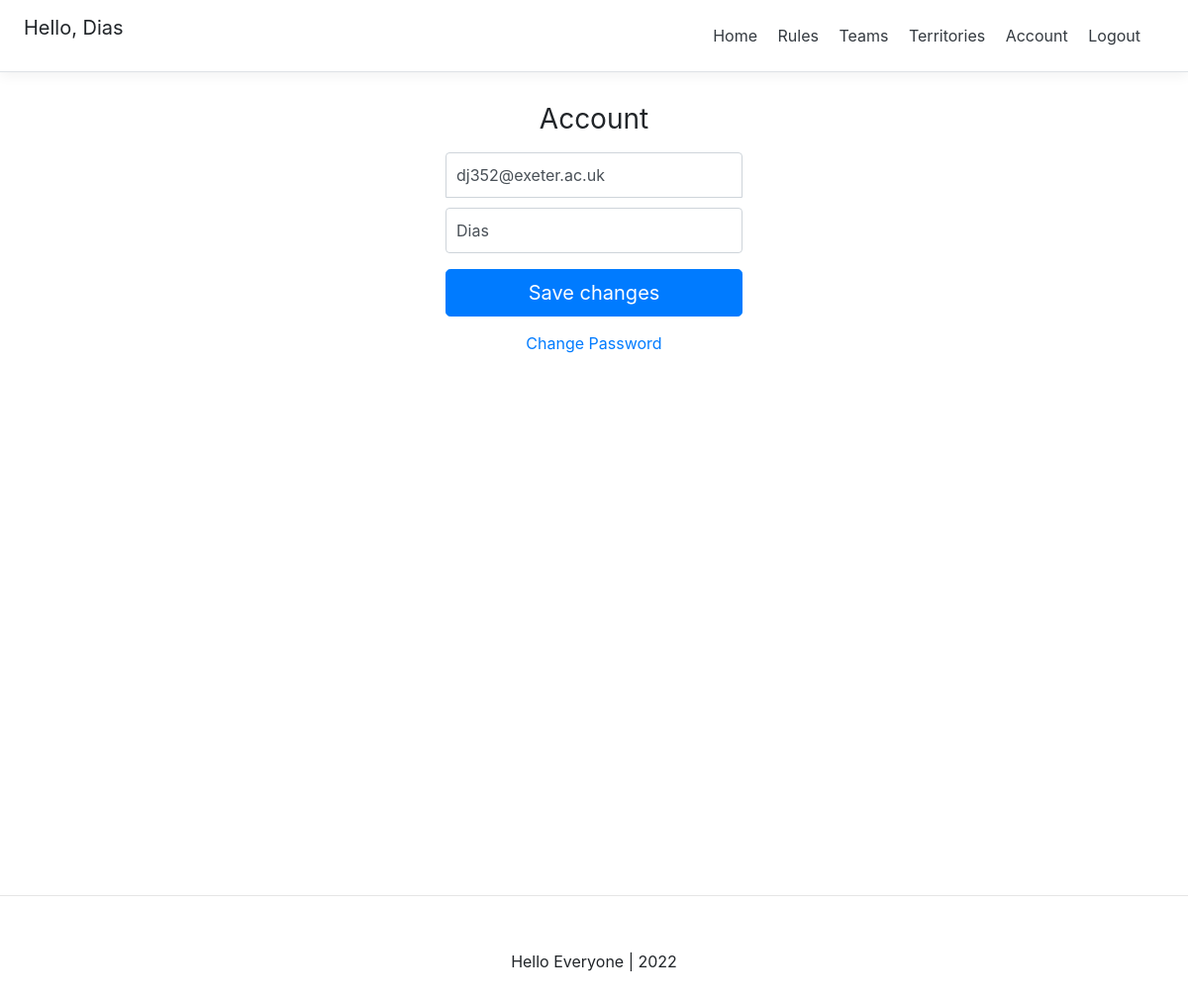
The app's page /account/ (signed in) with its own data.
### account/models.py (models this page shows, shortened)
class Account(AbstractBaseUser):
    email                   = models.EmailField(verbose_name="email", max_length=60, unique=True, validators=[validate_email])
    username                = models.CharField(max_length=30, unique=True)
    is_gameKeeper           = models.BooleanField(default=False)
    date_joined             = models.DateTimeField(verbose_name='date joined', auto_now_add=True)
    last_login              = models.DateTimeField(verbose_name='last login', auto_now_add=True)
    is_admin                = models.BooleanField(default=False)
    is_active               = models.BooleanField(default=True)
    is_staff                = models.BooleanField(default=False)
    is_superuser            = models.BooleanField(default=False)
    latitude 				= models.DecimalField(max_digits=20, decimal_places=15, default = 0, null=True, blank=True)
    longitude 				= models.DecimalField(max_digits=20, decimal_places=15, default = 0, null=True, blank=True)
    USERNAME_FIELD = 'email'
    REQUIRED_FIELDS = ['username', ]
    objects = MyAccountManager()

### account/views.py (the view)
# urls.py: path('account/', account_view, name="account"),
def account_view(request):
    if not request.user.is_authenticated:
        return redirect("login")
    context = {}
    if request.POST:
        form = AccountUpdateForm(request.POST, instance=request.user)
        if form.is_valid():
            form.initial = {
                "email": request.POST['email'],
                "username": request.POST['username']
            }
            form.save()
            context['success_message'] = "Updated"
    else:
        form = AccountUpdateForm(
            initial = {
                "email": request.user.email,
                "username": request.user.username,
            }
        )
    context['account_form'] = form
    return render(request, 'account/account.html', context)

### account/forms.py (shortened to what this page needs)
class AccountUpdateForm(forms.ModelForm):
    class Meta:
        model = Account
        fields = ('email', 'username')

### account/templates/account/account.html (shortened to what this page needs)
{% extends 'base.html' %}
{% block content %}
<form class="form-signin" method="post">{% csrf_token %}
    <h1 class="h3 mb-3 font-weight-normal">Account</h1>
    <input type="email" name="email" id="inputEmail" class="form-control" placeholder="Email address" required
    autofocus value={{account_form.initial.email}}>
    <input type="text" name="username" id="inputUsername" class="form-control" placeholder="Username" required
    value={{account_form.initial.username}}>
    <button class="btn btn-lg btn-primary btn-block" type="submit">Save changes</button>
</form>
<div class="d-flex flex-column">
  <a class="m-auto" href="{% url 'password_change' %}">Change Password</a>
</div>
{% endblock content %}

### templates/snippets/header.html (shortened to what this page needs)
<link rel="stylesheet" href="https://maxcdn.bootstrapcdn.com/bootstrap/4.0.0/css/bootstrap.min.css"
integrity="sha384-Gn5384xqQ1aoWXA+058RXPxPg6fy4IWvTNh0E263XmFcJlSAwiGgFAW/dAiS6JXm">
<div class="d-flex flex-column flex-md-row align-items-center p-3 px-md-4 mb-3 bg-white border-bottom box-shadow">
  <h5 class="my-0 mr-md-auto font-weight-normal">
    {% if request.user.is_authenticated %}
    <p>Hello, {{request.user.username}} </p>
    {% endif %}
  </h5>
  <nav class="my-2 my-md-0 mr-md-3" ml-auto>
    {% if request.user.is_authenticated %}
      {% if request.user.is_gameKeeper %}
        <a class="p-2 text-dark" href="{% url 'home' %}">Home</a>
        <a class="p-2 text-dark" href="#">Rules</a>
        <a class="p-2 text-dark" href="#">Teams</a>
        <a class="p-2 text-dark" href="{% url 'territory_game:territories' %}">Territories</a>
        <a class="p-2 text-dark" href="{% url 'game_keeper:settings' %}">Game settings</a>
        <a class="p-2 text-dark" href = "{% url 'account' %}">Account</a>
        <a class="p-2 text-dark" href = "{% url 'logout' %}">Logout</a>
      {% else %}
        <a class="p-2 text-dark" href="{% url 'home' %}">Home</a>
        <a class="p-2 text-dark" href="#">Rules</a>
        <a class="p-2 text-dark" href="#">Teams</a>
        <a class="p-2 text-dark" href="{% url 'territory_game:territories' %}">Territories</a>
        <a class="p-2 text-dark" href = "{% url 'account' %}">Account</a>
        <a class="p-2 text-dark" href = "{% url 'logout' %}">Logout</a>
      {% endif %}
    {% else %}
    <a class="p-2 text-dark"  href="{% url 'home' %}">Home</a>
    <a class="p-2 text-dark"  href="{% url 'login' %}">Login</a>
    <a class="btn btn-outline-primary" href="{% url 'register' %}">Register</a>
    {% endif %}
  </nav>
</div>

### templates/snippets/header.html (style rules this page uses)
@media (min-width: 768px) { html { font-size: 16px; } }
.border-bottom { border-bottom: 1px solid #e5e5e5; }
.box-shadow { box-shadow: 0 .25rem .75rem rgba(0, 0, 0, .05); }

### account/templates/account/account.html (style rules this page uses)
.form-signin { width: 100%; max-width: 330px; padding: 15px; margin: 0 auto; }
.form-signin .form-control { position: relative; box-sizing: border-box; height: auto; padding: 10px; font-size: 16px; }
.form-signin input[type="email"] { margin-bottom: 10px; border-bottom-right-radius: 0; border-bottom-left-radius: 0; }
.h3 { text-align: center }

### records on screen
Account: user.username "Dias", email "dj352@exeter.ac.uk", username "Dias"
